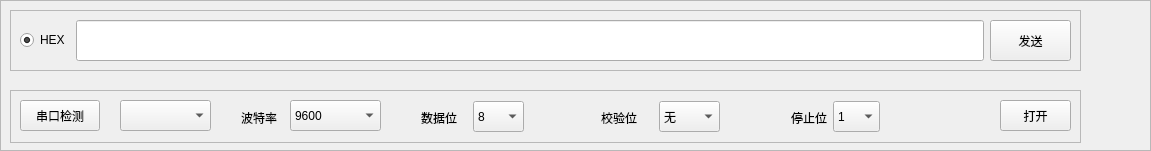
   <widget class="QFrame" name="frame_2">
    <property name="geometry">
     <rect>
      <x>10</x>
      <y>540</y>
      <width>1151</width>
      <height>151</height>
     </rect>
    </property>
    <property name="frameShape">
     <enum>QFrame::StyledPanel</enum>
    </property>
    <property name="frameShadow">
     <enum>QFrame::Raised</enum>
    </property>
    <widget class="QFrame" name="frame_5">
     <property name="geometry">
      <rect>
       <x>10</x>
       <y>90</y>
       <width>1071</width>
       <height>53</height>
      </rect>
     </property>
     <property name="frameShape">
      <enum>QFrame::StyledPanel</enum>
     </property>
     <property name="frameShadow">
      <enum>QFrame::Raised</enum>
     </property>
     <widget class="QPushButton" name="openCloseBtn">
      <property name="geometry">
       <rect>
        <x>990</x>
        <y>10</y>
        <width>71</width>
        <height>31</height>
       </rect>
      </property>
      <property name="text">
       <string>打开</string>
      </property>
     </widget>
     <widget class="QPushButton" name="comCheckBtn">
      <property name="geometry">
       <rect>
        <x>10</x>
        <y>10</y>
        <width>80</width>
        <height>31</height>
       </rect>
      </property>
      <property name="text">
       <string>串口检测</string>
      </property>
     </widget>
     <widget class="QComboBox" name="portNameComboBox">
      <property name="geometry">
       <rect>
        <x>110</x>
        <y>10</y>
        <width>91</width>
        <height>31</height>
       </rect>
      </property>
      <property name="minimumSize">
       <size>
        <width>0</width>
        <height>31</height>
       </size>
      </property>
     </widget>
     <widget class="QLabel" name="label_2">
      <property name="geometry">
       <rect>
        <x>231</x>
        <y>20</y>
        <width>36</width>
        <height>16</height>
       </rect>
      </property>
      <property name="sizePolicy">
       <sizepolicy hsizetype="Preferred" vsizetype="Fixed">
        <horstretch>0</horstretch>
        <verstretch>0</verstretch>
       </sizepolicy>
      </property>
      <property name="text">
       <string>波特率</string>
      </property>
     </widget>
     <widget class="QComboBox" name="baudRateComboBox">
      <property name="geometry">
       <rect>
        <x>280</x>
        <y>10</y>
        <width>91</width>
        <height>31</height>
       </rect>
      </property>
      <property name="minimumSize">
       <size>
        <width>0</width>
        <height>31</height>
       </size>
      </property>
      <property name="currentIndex">
       <number>12</number>
      </property>
      <item>
       <property name="text">
        <string>50</string>
       </property>
      </item>
      <item>
       <property name="text">
        <string>75</string>
       </property>
      </item>
      <item>
       <property name="text">
        <string>110</string>
       </property>
      </item>
      <item>
       <property name="text">
        <string>134</string>
       </property>
      </item>
      <item>
       <property name="text">
        <string>150</string>
       </property>
      </item>
      <item>
       <property name="text">
        <string>200</string>
       </property>
      </item>
      <item>
       <property name="text">
        <string>300</string>
       </property>
      </item>
      <item>
       <property name="text">
        <string>600</string>
       </property>
      </item>
      <item>
       <property name="text">
        <string>1200</string>
       </property>
      </item>
      <item>
       <property name="text">
        <string>1800</string>
       </property>
      </item>
      <item>
       <property name="text">
        <string>2400</string>
       </property>
      </item>
      <item>
       <property name="text">
        <string>4800</string>
       </property>
      </item>
      <item>
       <property name="text">
        <string>9600</string>
       </property>
      </item>
      <item>
       <property name="text">
        <string>14400</string>
       </property>
      </item>
      <item>
       <property name="text">
        <string>19200</string>
       </property>
      </item>
      <item>
       <property name="text">
        <string>38400</string>
       </property>
      </item>
      <item>
       <property name="text">
        <string>56000</string>
       </property>
      </item>
      <item>
       <property name="text">
        <string>57600</string>
       </property>
      </item>
      <item>
       <property name="text">
        <string>76800</string>
       </property>
      </item>
      <item>
       <property name="text">
        <string>115200</string>
       </property>
      </item>
      <item>
       <property name="text">
        <string>128000</string>
       </property>
      </item>
      <item>
       <property name="text">
        <string>256000</string>
       </property>
      </item>
     </widget>
     <widget class="QLabel" name="label_3">
      <property name="geometry">
       <rect>
        <x>411</x>
        <y>20</y>
        <width>36</width>
        <height>16</height>
       </rect>
      </property>
      <property name="sizePolicy">
       <sizepolicy hsizetype="Preferred" vsizetype="Fixed">
        <horstretch>0</horstretch>
        <verstretch>0</verstretch>
       </sizepolicy>
      </property>
      <property name="text">
       <string>数据位</string>
      </property>
     </widget>
     <widget class="QComboBox" name="dataBitsComboBox">
      <property name="geometry">
       <rect>
        <x>463</x>
        <y>11</y>
        <width>51</width>
        <height>31</height>
       </rect>
      </property>
      <property name="minimumSize">
       <size>
        <width>0</width>
        <height>31</height>
       </size>
      </property>
      <property name="currentIndex">
       <number>3</number>
      </property>
      <item>
       <property name="text">
        <string>5</string>
       </property>
      </item>
      <item>
       <property name="text">
        <string>6</string>
       </property>
      </item>
      <item>
       <property name="text">
        <string>7</string>
       </property>
      </item>
      <item>
       <property name="text">
        <string>8</string>
       </property>
      </item>
     </widget>
     <widget class="QLabel" name="label_4">
      <property name="geometry">
       <rect>
        <x>591</x>
        <y>20</y>
        <width>36</width>
        <height>16</height>
       </rect>
      </property>
      <property name="sizePolicy">
       <sizepolicy hsizetype="Preferred" vsizetype="Fixed">
        <horstretch>0</horstretch>
        <verstretch>0</verstretch>
       </sizepolicy>
      </property>
      <property name="text">
       <string>校验位</string>
      </property>
     </widget>
     <widget class="QComboBox" name="parityComboBox">
      <property name="geometry">
       <rect>
        <x>649</x>
        <y>11</y>
        <width>61</width>
        <height>31</height>
       </rect>
      </property>
      <property name="minimumSize">
       <size>
        <width>0</width>
        <height>31</height>
       </size>
      </property>
      <item>
       <property name="text">
        <string>无</string>
       </property>
      </item>
      <item>
       <property name="text">
        <string>奇</string>
       </property>
      </item>
      <item>
       <property name="text">
        <string>偶</string>
       </property>
      </item>
     </widget>
     <widget class="QLabel" name="label_5">
      <property name="geometry">
       <rect>
        <x>781</x>
        <y>20</y>
        <width>36</width>
        <height>16</height>
       </rect>
      </property>
      <property name="sizePolicy">
       <sizepolicy hsizetype="Preferred" vsizetype="Fixed">
        <horstretch>0</horstretch>
        <verstretch>0</verstretch>
       </sizepolicy>
      </property>
      <property name="text">
       <string>停止位</string>
      </property>
     </widget>
     <widget class="QComboBox" name="stopBitsComboBox">
      <property name="geometry">
       <rect>
        <x>823</x>
        <y>11</y>
        <width>47</width>
        <height>31</height>
       </rect>
      </property>
      <property name="minimumSize">
       <size>
        <width>0</width>
        <height>31</height>
       </size>
      </property>
      <item>
       <property name="text">
        <string>1</string>
       </property>
      </item>
      <item>
       <property name="text">
        <string>1.5</string>
       </property>
      </item>
      <item>
       <property name="text">
        <string>2</string>
       </property>
      </item>
     </widget>
    </widget>
    <widget class="QFrame" name="frame_4">
     <property name="geometry">
      <rect>
       <x>10</x>
       <y>10</y>
       <width>1071</width>
       <height>61</height>
      </rect>
     </property>
     <property name="frameShape">
      <enum>QFrame::StyledPanel</enum>
     </property>
     <property name="frameShadow">
      <enum>QFrame::Raised</enum>
     </property>
     <layout class="QHBoxLayout" name="horizontalLayout_7">
      <item>
       <widget class="QRadioButton" name="hexSendRadioBtn">
        <property name="text">
         <string>HEX</string>
        </property>
        <property name="checked">
         <bool>true</bool>
        </property>
       </widget>
      </item>
      <item>
       <widget class="QLineEdit" name="sendMsgLineEdit">
        <property name="minimumSize">
         <size>
          <width>0</width>
          <height>41</height>
         </size>
        </property>
        <property name="maxLength">
         <number>10000</number>
        </property>
        <property name="dragEnabled">
         <bool>false</bool>
        </property>
       </widget>
      </item>
      <item>
       <widget class="QToolButton" name="sendmsgBtn">
        <property name="minimumSize">
         <size>
          <width>81</width>
          <height>41</height>
         </size>
        </property>
        <property name="maximumSize">
         <size>
          <width>100</width>
          <height>41</height>
         </size>
        </property>
        <property name="cursor">
         <cursorShape>ArrowCursor</cursorShape>
        </property>
        <property name="text">
         <string>发送</string>
        </property>
        <property name="icon">
         <iconset resource="image.qrc">
          <normaloff>:/images/send.png</normaloff>:/images/send.png</iconset>
        </property>
        <property name="toolButtonStyle">
         <enum>Qt::ToolButtonTextBesideIcon</enum>
        </property>
       </widget>
      </item>
     </layout>
    </widget>
   </widget>
